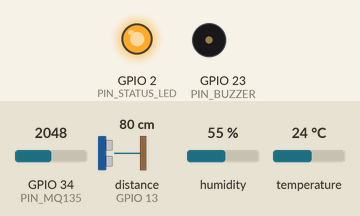
This sketch was run on a simulated ESP32. On the bench: output pins drawn as LEDs (lit = HIGH), buzzer (waves = sounding, pin HIGH). The test bench sets the inputs (shaded band); at power-on: distance to the obstacle (sensor on GPIO 13) 80 cm, GPIO 34 (PIN_MQ135) = 2048, humidity 55 %, temperature 24 °C. The echo pulse lasts 58.3 µs per cm; WiFi joins after 1.5 s; servers stay silent unless stated; no MQTT or app messages arrive unless stated; pins used as bus, display or sensor lines are not drawn; what the sketch prints to the serial monitor is not drawn.

Above: at 2.7 s.
2.8 s: distance to the obstacle (sensor on GPIO 13) set to 8 cm
11.0 s: distance to the obstacle (sensor on GPIO 13) set to 5 cm
At 12.08 s:
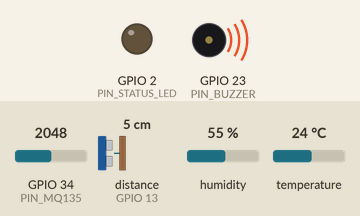
19.5 s: distance to the obstacle (sensor on GPIO 13) set to 9 cm
At 20.3 s:
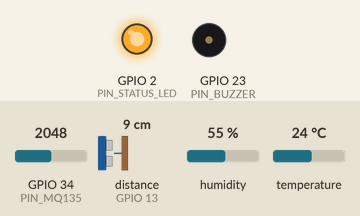
Timing chart, 0 to 22.5 s (numbered marks = the images above; inputs shaded):
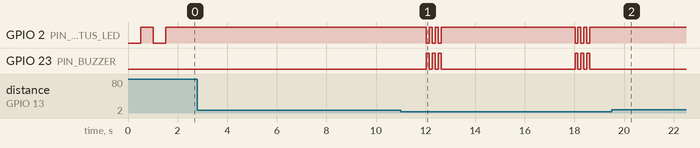

Measured:
- the behaviour switches between 7 and 6 cm on distance to the obstacle (sensor on GPIO 13) (found by bisection; images 0 and 1)
- after the input at 2.8 s, every drawn part: stays the same
- after the input at 11.0 s, GPIO 2 (PIN_STATUS_LED): HIGH → LOW after 1.0 s, → HIGH 0.12 s later, → LOW 0.12 s later, → HIGH 0.12 s later, … (12 changes in this stretch); GPIO 23 (PIN_BUZZER): LOW → HIGH after 1.0 s, → LOW 0.12 s later, → HIGH 0.12 s later, → LOW 0.12 s later, … (12 changes in this stretch)
- after the input at 19.5 s, GPIO 2 (PIN_STATUS_LED): stops changing and stays HIGH; GPIO 23 (PIN_BUZZER): stops changing and stays LOW

The sketch:

SmartBin_ESP32_MQTT.ino
```cpp
/**
 * Smart Waste Management & Bin Level Detection System
 * Arduino Core Code (Compatible with ESP32 / Arduino Uno + ESP8266 or Ethernet Shield)
 * File: arduino_code/SmartBin_ESP32_MQTT.ino
 *
 * Utilizes:
 * - HC-SR04 Ultrasonic Sensor to read distance
 * - DHT11/DHT22 Temperature and Humidity Sensor
 * - MQ-135 Gas/Methane Sensor for bad odor detection
 * - Active Buzzer for local high-level overflow indication
 * - ESP32 Wi-Fi + PubSubClient for publishing telemetry to MQTT Broker and central Dashboard
 */

#include <WiFi.h>
#include <PubSubClient.h>
#include <DHT.h>

// PIN CONFIGURATIONS
#define PIN_TRIG          12    // HC-SR04 Trigger Pin
#define PIN_ECHO          13    // HC-SR04 Echo Pin
#define PIN_DHT           14    // DHT11 Data Pin
#define PIN_MQ135         34    // MQ-135 Analog Gas Input (ADC1_CH6 on ESP32)
#define PIN_BUZZER        23    // Local Audible Alarm Output Indicator
#define PIN_STATUS_LED    2     // On-board Status LED indicatiors

// SYSTEM CALIBRATION CONSTANTS
const float BIN_DEPTH_CM = 40.0;    // Absolute height or depth from HC-SR04 face to bin bottom
const float CRITICAL_THRESHOLD_PCT = 85.0; // Level percentage to trigger critical alarm
const unsigned long UPDATE_INTERVAL_MS = 6000; // Publish frequency (6 seconds)

// SENSOR PERIPHERALS DECLARATIONS
#define DHTTYPE DHT11
DHT dht(PIN_DHT, DHTTYPE);

// WI-FI & MQTT BROKER CONFIGURATIONS
const char* WIFI_SSID     = "Your_WiFi_SSID";
const char* WIFI_PASSWORD = "Your_WiFi_Password";
const char* MQTT_SERVER   = "broker.hivemq.com"; // Open public broker or custom Cloud/Local mosquitto
const int   MQTT_PORT     = 1883;
const char* CLIENT_ID     = "ESP32_SmartBin_Node_01";
const char* PUBLISH_TOPIC = "iot/smartbin/node01/telemetry";

WiFiClient espClient;
PubSubClient client(espClient);
unsigned long lastPublishTime = 0;

// Setup functions
void setup_wifi() {
  delay(10);
  Serial.println();
  Serial.print("Connecting to Wi-Fi SSID: ");
  Serial.println(WIFI_SSID);

  WiFi.begin(WIFI_SSID, WIFI_PASSWORD);

  while (WiFi.status() != WL_CONNECTED) {
    delay(500);
    Serial.print(".");
    digitalWrite(PIN_STATUS_LED, !digitalRead(PIN_STATUS_LED)); // Blink while establishing WiFi
  }

  randomSeed(micros());
  Serial.println("");
  Serial.println("🏆 Wi-Fi connection secured successfully!");
  Serial.print("IP Address allocated: ");
  Serial.println(WiFi.localIP());
  digitalWrite(PIN_STATUS_LED, HIGH); // Steady light on success
}

void reconnect_mqtt() {
  // Loop until we successfully re-establish Broker binding
  while (!client.connected()) {
    Serial.print("Attempting MQTT broker handshake...");
    if (client.connect(CLIENT_ID)) {
      Serial.println("CONNECTED!");
      client.subscribe("iot/smartbin/node01/control"); // Listening to municipal response actions
    } else {
      Serial.print("Handshake failed, state code: ");
      Serial.print(client.state());
      Serial.println(". Retrofitting retry in 5 seconds...");
      delay(5000);
    }
  }
}

// Read ultrasonic wave reflections
float measure_distance_cm() {
  digitalWrite(PIN_TRIG, LOW);
  delayMicroseconds(2);
  digitalWrite(PIN_TRIG, HIGH);
  delayMicroseconds(10);
  digitalWrite(PIN_TRIG, LOW);

  // Measure echo pulse width (microseconds)
  long response_duration = pulseIn(PIN_ECHO, HIGH, 30000); // 30ms timeout (~5m range)

  if (response_duration == 0) {
    return -1.0; // Ultrasonic mismatch out of range or wiring fault
  }

  // Speed of sound: 343 m/s -> 0.0343 cm/microsecond
  // Round trip distance = duration * 0.0343 / 2
  float measured_cm = (response_duration * 0.0343) / 2.0;
  return measured_cm;
}

void setup() {
  Serial.begin(115200);

  // Set Pin Modes
  pinMode(PIN_TRIG, OUTPUT);
  pinMode(PIN_ECHO, INPUT);
  pinMode(PIN_BUZZER, OUTPUT);
  pinMode(PIN_STATUS_LED, OUTPUT);

  digitalWrite(PIN_BUZZER, LOW);

  // Launch DHT Subsystem
  dht.begin();

  // Launch Communication Channels
  setup_wifi();
  client.setServer(MQTT_SERVER, MQTT_PORT);
}

void loop() {
  if (!client.connected()) {
    reconnect_mqtt();
  }
  client.loop();

  unsigned long current_time_ms = millis();
  if (current_time_ms - lastPublishTime >= UPDATE_INTERVAL_MS) {
    lastPublishTime = current_time_ms;

    // 1. Core measurements
    float distance = measure_distance_cm();
    float temp_c = dht.readTemperature();
    float hum_pct = dht.readHumidity();
    int gas_analog_value = analogRead(PIN_MQ135);

    // Convert gas to approximate PPM or voltage ratio if load resistor calibrated
    float mq_voltage = (gas_analog_value / 4095.0) * 3.3; // ESP32 works at 3.3V with 12-bit ADC

    // Verify errors
    if (isnan(temp_c)) temp_c = 24.5; // Fallback
    if (isnan(hum_pct)) hum_pct = 60.0;

    // Handle Ultrasonic distance and calculate garbage accumulation levels
    float fill_percentage = 0.0;
    if (distance > 0 && distance <= BIN_DEPTH_CM) {
      // If sensor measures 'distance' to top of trash pile, trash pile height is:
      float waste_height = BIN_DEPTH_CM - distance;
      fill_percentage = (waste_height / BIN_DEPTH_CM) * 100.0;
      if (fill_percentage < 0.0) fill_percentage = 0.0;
      if (fill_percentage > 100.0) fill_percentage = 100.0;
    } else if (distance > BIN_DEPTH_CM) {
      fill_percentage = 0.0; // Calibration anomaly protection
    }

    // 2. Alarm Trigger Check
    bool critical_state = (fill_percentage >= CRITICAL_THRESHOLD_PCT);
    if (critical_state) {
      Serial.println("⚠️ WARNING: BIN ALMOST OVERFLOWING! TRIG BUFFER SOUND.");
      // Rapid blinking alarm and pulsing buzzer beats
      for (int i = 0; i < 3; i++) {
        digitalWrite(PIN_BUZZER, HIGH);
        digitalWrite(PIN_STATUS_LED, LOW);
        delay(120);
        digitalWrite(PIN_BUZZER, LOW);
        digitalWrite(PIN_STATUS_LED, HIGH);
        delay(120);
      }
    } else {
      digitalWrite(PIN_STATUS_LED, HIGH); // Stable idle state
    }

    // 3. Serialize structured JSON message to publish
    String json_telemetry = "{";
    json_telemetry += "\"bin_id\":\"" + String(CLIENT_ID) + "\",";
    json_telemetry += "\"distance_cm\":" + String(distance, 2) + ",";
    json_telemetry += "\"fill_percentage\":" + String(fill_percentage, 1) + ",";
    json_telemetry += "\"temperature\":" + String(temp_c, 1) + ",";
    json_telemetry += "\"humidity\":" + String(hum_pct, 1) + ",";
    json_telemetry += "\"gas_raw\":" + String(gas_analog_value) + ",";
    json_telemetry += "\"gas_volts\":" + String(mq_voltage, 2) + ",";
    json_telemetry += "\"critical_alert\":" + String(critical_state ? "true" : "false");
    json_telemetry += "}";

    // Print to serial monitor
    Serial.println("\n>>> OUTGOING TELEMETRY RAW PAYLOAD: ");
    Serial.println(json_telemetry);

    // Publish to central dashboard
    if (client.publish(PUBLISH_TOPIC, json_telemetry.c_str())) {
      Serial.println("✅ Frame transmitted to HiveMQ Broker topic successfully!");
    } else {
      Serial.println("❌ Transmission error: MQTT pipeline rejected.");
    }
  }
}
```
